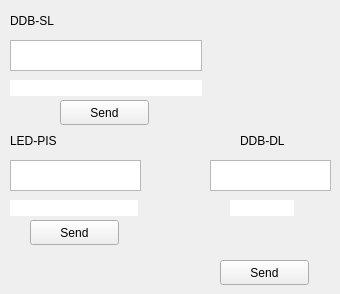
      <widget class="QWidget" name="led_2">
       <attribute name="title">
        <string>LED</string>
       </attribute>
       <widget class="QLabel" name="label_10">
        <property name="geometry">
         <rect>
          <x>10</x>
          <y>10</y>
          <width>81</width>
          <height>21</height>
         </rect>
        </property>
        <property name="text">
         <string>DDB-SL</string>
        </property>
       </widget>
       <widget class="QTextEdit" name="DDBSLTextEdit_2">
        <property name="geometry">
         <rect>
          <x>10</x>
          <y>40</y>
          <width>192</width>
          <height>31</height>
         </rect>
        </property>
       </widget>
       <widget class="QLabel" name="label_11">
        <property name="geometry">
         <rect>
          <x>10</x>
          <y>80</y>
          <width>192</width>
          <height>16</height>
         </rect>
        </property>
        <property name="font">
         <font>
          <stylestrategy>NoAntialias</stylestrategy>
          <kerning>true</kerning>
         </font>
        </property>
        <property name="styleSheet">
         <string notr="true">background-color: rgb(255,255,255);
color: rgb(0, 0, 0);</string>
        </property>
        <property name="text">
         <string/>
        </property>
       </widget>
       <widget class="QLabel" name="label_12">
        <property name="geometry">
         <rect>
          <x>240</x>
          <y>130</y>
          <width>81</width>
          <height>21</height>
         </rect>
        </property>
        <property name="text">
         <string>DDB-DL</string>
        </property>
       </widget>
       <widget class="QLabel" name="label_13">
        <property name="geometry">
         <rect>
          <x>10</x>
          <y>130</y>
          <width>81</width>
          <height>21</height>
         </rect>
        </property>
        <property name="text">
         <string>LED-PIS</string>
        </property>
       </widget>
       <widget class="QTextEdit" name="textEdit_3">
        <property name="geometry">
         <rect>
          <x>10</x>
          <y>160</y>
          <width>131</width>
          <height>31</height>
         </rect>
        </property>
       </widget>
       <widget class="QLabel" name="label_14">
        <property name="geometry">
         <rect>
          <x>10</x>
          <y>200</y>
          <width>128</width>
          <height>16</height>
         </rect>
        </property>
        <property name="styleSheet">
         <string notr="true">background-color: rgb(255,255,255);
color: rgb(0, 0, 0);</string>
        </property>
        <property name="text">
         <string/>
        </property>
       </widget>
       <widget class="QPushButton" name="DDBSLBtn_2">
        <property name="geometry">
         <rect>
          <x>60</x>
          <y>100</y>
          <width>89</width>
          <height>25</height>
         </rect>
        </property>
        <property name="text">
         <string>Send</string>
        </property>
       </widget>
       <widget class="QPushButton" name="ledPushButton_3">
        <property name="geometry">
         <rect>
          <x>30</x>
          <y>220</y>
          <width>89</width>
          <height>25</height>
         </rect>
        </property>
        <property name="text">
         <string>Send</string>
        </property>
       </widget>
       <widget class="QLabel" name="label_15">
        <property name="geometry">
         <rect>
          <x>230</x>
          <y>200</y>
          <width>64</width>
          <height>16</height>
         </rect>
        </property>
        <property name="styleSheet">
         <string notr="true">background-color: rgb(255,255,255);
color: rgb(0, 0, 0);</string>
        </property>
        <property name="text">
         <string/>
        </property>
       </widget>
       <widget class="QLabel" name="label_16">
        <property name="geometry">
         <rect>
          <x>230</x>
          <y>230</y>
          <width>64</width>
          <height>16</height>
         </rect>
        </property>
        <property name="text">
         <string/>
        </property>
       </widget>
       <widget class="QPushButton" name="pushButton_18">
        <property name="geometry">
         <rect>
          <x>220</x>
          <y>260</y>
          <width>89</width>
          <height>25</height>
         </rect>
        </property>
        <property name="text">
         <string>Send</string>
        </property>
       </widget>
       <widget class="QTextEdit" name="textEdit_4">
        <property name="geometry">
         <rect>
          <x>210</x>
          <y>160</y>
          <width>121</width>
          <height>31</height>
         </rect>
        </property>
       </widget>
      </widget>
